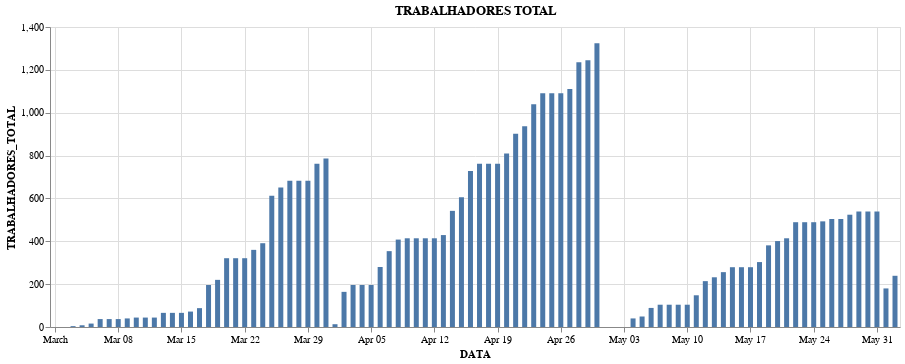

Write notebook code for a chart like this one.
### Code cell
base = alt.Chart(despedimentos).mark_bar().encode(
    x='DATA',
).properties(
    width=850
)
red = alt.value('#f54242')
base.encode(y='TRABALHADORES_TOTAL').properties(title='TRABALHADORES TOTAL') #| base.encode(y='POR DIA').properties(title='Por dia')

### Figure 1 — Vega-Lite specification as saved in the notebook (floating-point values rounded to 4 significant figures)
{"config": {"view": {"continuousWidth": 400, "continuousHeight": 300}}, "data": {"name": "data-18f1bedf9b3dfde7704c06635067e81d"}, "mark": "bar", "encoding": {"x": {"type": "temporal", "field": "DATA"}, "y": {"type": "quantitative", "field": "TRABALHADORES_TOTAL"}}, "title": "TRABALHADORES TOTAL", "width": 850, "$schema": "https://vega.github.io/schema/vega-lite/v4.8.1.json", "datasets": {"data-18f1bedf9b3dfde7704c06635067e81d": [{"DATA": "2020-03-01T00:00:00", "COLETIVOS_TOTAL": 0, "COLETIVOS_MICRO": 0, "TRABALHADORES_TOTAL": 0, "TRABALHADORES_MICRO": 0}, {"DATA": "2020-03-02T00:00:00", "COLETIVOS_TOTAL": 0, "COLETIVOS_MICRO": 0, "TRABALHADORES_TOTAL": 0, "TRABALHADORES_MICRO": 0}, {"DATA": "2020-03-03T00:00:00", "COLETIVOS_TOTAL": 1, "COLETIVOS_MICRO": 1, "TRABALHADORES_TOTAL": 4, "TRABALHADORES_MICRO": 4}, {"DATA": "2020-03-04T00:00:00", "COLETIVOS_TOTAL": 2, "COLETIVOS_MICRO": 1, "TRABALHADORES_TOTAL": 8, "TRABALHADORES_MICRO": 4}, {"DATA": "2020-03-05T00:00:00", "COLETIVOS_TOTAL": 4, "COLETIVOS_MICRO": 3, "TRABALHADORES_TOTAL": 16, "TRABALHADORES_MICRO": 12}, {"DATA": "2020-03-06T00:00:00", "COLETIVOS_TOTAL": 6, "COLETIVOS_MICRO": 3, "TRABALHADORES_TOTAL": 37, "TRABALHADORES_MICRO": 12}, {"DATA": "2020-03-07T00:00:00", "COLETIVOS_TOTAL": 6, "COLETIVOS_MICRO": 3, "TRABALHADORES_TOTAL": 37, "TRABALHADORES_MICRO": 12}, {"DATA": "2020-03-08T00:00:00", "COLETIVOS_TOTAL": 6, "COLETIVOS_MICRO": 3, "TRABALHADORES_TOTAL": 37, "TRABALHADORES_MICRO": 12}, {"DATA": "2020-03-09T00:00:00", "COLETIVOS_TOTAL": 7, "COLETIVOS_MICRO": 4, "TRABALHADORES_TOTAL": 40, "TRABALHADORES_MICRO": 15}, {"DATA": "2020-03-10T00:00:00", "COLETIVOS_TOTAL": 8, "COLETIVOS_MICRO": 5, "TRABALHADORES_TOTAL": 44, "TRABALHADORES_MICRO": 19}, {"DATA": "2020-03-11T00:00:00", "COLETIVOS_TOTAL": 8, "COLETIVOS_MICRO": 5, "TRABALHADORES_TOTAL": 44, "TRABALHADORES_MICRO": 19}, {"DATA": "2020-03-12T00:00:00", "COLETIVOS_TOTAL": 8, "COLETIVOS_MICRO": 5, "TRABALHADORES_TOTAL": 44, "TRABALHADORES_MICRO": 19}, {"DATA": "2020-03-13T00:00:00", "COLETIVOS_TOTAL": 12, "COLETIVOS_MICRO": 8, "TRABALHADORES_TOTAL": 66, "TRABALHADORES_MICRO": 31}, {"DATA": "2020-03-14T00:00:00", "COLETIVOS_TOTAL": 12, "COLETIVOS_MICRO": 8, "TRABALHADORES_TOTAL": 66, "TRABALHADORES_MICRO": 31}, {"DATA": "2020-03-15T00:00:00", "COLETIVOS_TOTAL": 12, "COLETIVOS_MICRO": 8, "TRABALHADORES_TOTAL": 66, "TRABALHADORES_MICRO": 31}, {"DATA": "2020-03-16T00:00:00", "COLETIVOS_TOTAL": 14, "COLETIVOS_MICRO": 9, "TRABALHADORES_TOTAL": 72, "TRABALHADORES_MICRO": 33}, {"DATA": "2020-03-17T00:00:00", "COLETIVOS_TOTAL": 16, "COLETIVOS_MICRO": 9, "TRABALHADORES_TOTAL": 88, "TRABALHADORES_MICRO": 33}, {"DATA": "2020-03-18T00:00:00", "COLETIVOS_TOTAL": 20, "COLETIVOS_MICRO": 12, "TRABALHADORES_TOTAL": 196, "TRABALHADORES_MICRO": 51}, {"DATA": "2020-03-19T00:00:00", "COLETIVOS_TOTAL": 23, "COLETIVOS_MICRO": 13, "TRABALHADORES_TOTAL": 220, "TRABALHADORES_MICRO": 55}, {"DATA": "2020-03-20T00:00:00", "COLETIVOS_TOTAL": 26, "COLETIVOS_MICRO": 13, "TRABALHADORES_TOTAL": 321, "TRABALHADORES_MICRO": 55}, {"DATA": "2020-03-21T00:00:00", "COLETIVOS_TOTAL": 26, "COLETIVOS_MICRO": 13, "TRABALHADORES_TOTAL": 321, "TRABALHADORES_MICRO": 55}, {"DATA": "2020-03-22T00:00:00", "COLETIVOS_TOTAL": 26, "COLETIVOS_MICRO": 13, "TRABALHADORES_TOTAL": 321, "TRABALHADORES_MICRO": 55}, {"DATA": "2020-03-23T00:00:00", "COLETIVOS_TOTAL": 29, "COLETIVOS_MICRO": 14, "TRABALHADORES_TOTAL": 360, "TRABALHADORES_MICRO": 64}, {"DATA": "2020-03-24T00:00:00", "COLETIVOS_TOTAL": 32, "COLETIVOS_MICRO": 14, "TRABALHADORES_TOTAL": 391, "TRABALHADORES_MICRO": 64}, {"DATA": "2020-03-25T00:00:00", "COLETIVOS_TOTAL": 45, "COLETIVOS_MICRO": 21, "TRABALHADORES_TOTAL": 612, "TRABALHADORES_MICRO": 106}, {"DATA": "2020-03-26T00:00:00", "COLETIVOS_TOTAL": 47, "COLETIVOS_MICRO": 22, "TRABALHADORES_TOTAL": 651, "TRABALHADORES_MICRO": 109}, {"DATA": "2020-03-27T00:00:00", "COLETIVOS_TOTAL": 49, "COLETIVOS_MICRO": 22, "TRABALHADORES_TOTAL": 682, "TRABALHADORES_MICRO": 109}, {"DATA": "2020-03-28T00:00:00", "COLETIVOS_TOTAL": 49, "COLETIVOS_MICRO": 22, "TRABALHADORES_TOTAL": 682, "TRABALHADORES_MICRO": 109}, {"DATA": "2020-03-29T00:00:00", "COLETIVOS_TOTAL": 49, "COLETIVOS_MICRO": 22, "TRABALHADORES_TOTAL": 682, "TRABALHADORES_MICRO": 109}, {"DATA": "2020-03-30T00:00:00", "COLETIVOS_TOTAL": 53, "COLETIVOS_MICRO": 24, "TRABALHADORES_TOTAL": 762, "TRABALHADORES_MICRO": 123}, {"DATA": "2020-03-31T00:00:00", "COLETIVOS_TOTAL": 57, "COLETIVOS_MICRO": 27, "TRABALHADORES_TOTAL": 786, "TRABALHADORES_MICRO": 143}, {"DATA": "2020-04-01T00:00:00", "COLETIVOS_TOTAL": 2, "COLETIVOS_MICRO": 1, "TRABALHADORES_TOTAL": 13, "TRABALHADORES_MICRO": 3}, {"DATA": "2020-04-02T00:00:00", "COLETIVOS_TOTAL": 18, "COLETIVOS_MICRO": 10, "TRABALHADORES_TOTAL": 164, "TRABALHADORES_MICRO": 52}, {"DATA": "2020-04-03T00:00:00", "COLETIVOS_TOTAL": 21, "COLETIVOS_MICRO": 11, "TRABALHADORES_TOTAL": 196, "TRABALHADORES_MICRO": 57}, {"DATA": "2020-04-04T00:00:00", "COLETIVOS_TOTAL": 21, "COLETIVOS_MICRO": 11, "TRABALHADORES_TOTAL": 196, "TRABALHADORES_MICRO": 57}, {"DATA": "2020-04-05T00:00:00", "COLETIVOS_TOTAL": 21, "COLETIVOS_MICRO": 11, "TRABALHADORES_TOTAL": 196, "TRABALHADORES_MICRO": 57}, {"DATA": "2020-04-06T00:00:00", "COLETIVOS_TOTAL": 33, "COLETIVOS_MICRO": 19, "TRABALHADORES_TOTAL": 280, "TRABALHADORES_MICRO": 91}, {"DATA": "2020-04-07T00:00:00", "COLETIVOS_TOTAL": 44, "COLETIVOS_MICRO": 28, "TRABALHADORES_TOTAL": 354, "TRABALHADORES_MICRO": 137}, {"DATA": "2020-04-08T00:00:00", "COLETIVOS_TOTAL": 48, "COLETIVOS_MICRO": 30, "TRABALHADORES_TOTAL": 408, "TRABALHADORES_MICRO": 142}, {"DATA": "2020-04-09T00:00:00", "COLETIVOS_TOTAL": 50, "COLETIVOS_MICRO": 32, "TRABALHADORES_TOTAL": 414, "TRABALHADORES_MICRO": 148}, {"DATA": "2020-04-10T00:00:00", "COLETIVOS_TOTAL": 50, "COLETIVOS_MICRO": 32, "TRABALHADORES_TOTAL": 414, "TRABALHADORES_MICRO": 148}, {"DATA": "2020-04-11T00:00:00", "COLETIVOS_TOTAL": 50, "COLETIVOS_MICRO": 32, "TRABALHADORES_TOTAL": 414, "TRABALHADORES_MICRO": 148}, {"DATA": "2020-04-12T00:00:00", "COLETIVOS_TOTAL": 50, "COLETIVOS_MICRO": 32, "TRABALHADORES_TOTAL": 414, "TRABALHADORES_MICRO": 148}, {"DATA": "2020-04-13T00:00:00", "COLETIVOS_TOTAL": 52, "COLETIVOS_MICRO": 33, "TRABALHADORES_TOTAL": 429, "TRABALHADORES_MICRO": 152}, {"DATA": "2020-04-14T00:00:00", "COLETIVOS_TOTAL": 66, "COLETIVOS_MICRO": 42, "TRABALHADORES_TOTAL": 542, "TRABALHADORES_MICRO": 197}, {"DATA": "2020-04-15T00:00:00", "COLETIVOS_TOTAL": 70, "COLETIVOS_MICRO": 44, "TRABALHADORES_TOTAL": 605, "TRABALHADORES_MICRO": 210}, {"DATA": "2020-04-16T00:00:00", "COLETIVOS_TOTAL": 85, "COLETIVOS_MICRO": 51, "TRABALHADORES_TOTAL": 728, "TRABALHADORES_MICRO": 243}, {"DATA": "2020-04-17T00:00:00", "COLETIVOS_TOTAL": 90, "COLETIVOS_MICRO": 53, "TRABALHADORES_TOTAL": 762, "TRABALHADORES_MICRO": 256}, {"DATA": "2020-04-18T00:00:00", "COLETIVOS_TOTAL": 90, "COLETIVOS_MICRO": 53, "TRABALHADORES_TOTAL": 762, "TRABALHADORES_MICRO": 256}, {"DATA": "2020-04-19T00:00:00", "COLETIVOS_TOTAL": 90, "COLETIVOS_MICRO": 53, "TRABALHADORES_TOTAL": 762, "TRABALHADORES_MICRO": 256}, {"DATA": "2020-04-20T00:00:00", "COLETIVOS_TOTAL": 95, "COLETIVOS_MICRO": 56, "TRABALHADORES_TOTAL": 810, "TRABALHADORES_MICRO": 263}, {"DATA": "2020-04-21T00:00:00", "COLETIVOS_TOTAL": 101, "COLETIVOS_MICRO": 57, "TRABALHADORES_TOTAL": 902, "TRABALHADORES_MICRO": 265}, {"DATA": "2020-04-22T00:00:00", "COLETIVOS_TOTAL": 105, "COLETIVOS_MICRO": 59, "TRABALHADORES_TOTAL": 937, "TRABALHADORES_MICRO": 277}, {"DATA": "2020-04-23T00:00:00", "COLETIVOS_TOTAL": 115, "COLETIVOS_MICRO": 65, "TRABALHADORES_TOTAL": 1040, "TRABALHADORES_MICRO": 305}, {"DATA": "2020-04-24T00:00:00", "COLETIVOS_TOTAL": 120, "COLETIVOS_MICRO": 67, "TRABALHADORES_TOTAL": 1091, "TRABALHADORES_MICRO": 316}, {"DATA": "2020-04-25T00:00:00", "COLETIVOS_TOTAL": 120, "COLETIVOS_MICRO": 67, "TRABALHADORES_TOTAL": 1091, "TRABALHADORES_MICRO": 316}, {"DATA": "2020-04-26T00:00:00", "COLETIVOS_TOTAL": 120, "COLETIVOS_MICRO": 67, "TRABALHADORES_TOTAL": 1091, "TRABALHADORES_MICRO": 316}, {"DATA": "2020-04-27T00:00:00", "COLETIVOS_TOTAL": 123, "COLETIVOS_MICRO": 70, "TRABALHADORES_TOTAL": 1111, "TRABALHADORES_MICRO": 336}, {"DATA": "2020-04-28T00:00:00", "COLETIVOS_TOTAL": 130, "COLETIVOS_MICRO": 73, "TRABALHADORES_TOTAL": 1235, "TRABALHADORES_MICRO": 358}, {"DATA": "2020-04-29T00:00:00", "COLETIVOS_TOTAL": 133, "COLETIVOS_MICRO": 75, "TRABALHADORES_TOTAL": 1245, "TRABALHADORES_MICRO": 365}, {"DATA": "2020-04-30T00:00:00", "COLETIVOS_TOTAL": 140, "COLETIVOS_MICRO": 79, "TRABALHADORES_TOTAL": 1324, "TRABALHADORES_MICRO": 381}, {"DATA": "2020-05-01T00:00:00", "COLETIVOS_TOTAL": 0, "COLETIVOS_MICRO": 0, "TRABALHADORES_TOTAL": 0, "TRABALHADORES_MICRO": 0}, {"DATA": "2020-05-02T00:00:00", "COLETIVOS_TOTAL": 0, "COLETIVOS_MICRO": 0, "TRABALHADORES_TOTAL": 0, "TRABALHADORES_MICRO": 0}, {"DATA": "2020-05-03T00:00:00", "COLETIVOS_TOTAL": 0, "COLETIVOS_MICRO": 0, "TRABALHADORES_TOTAL": 0, "TRABALHADORES_MICRO": 0}, {"DATA": "2020-05-04T00:00:00", "COLETIVOS_TOTAL": 5, "COLETIVOS_MICRO": 2, "TRABALHADORES_TOTAL": 40, "TRABALHADORES_MICRO": 13}, {"DATA": "2020-05-05T00:00:00", "COLETIVOS_TOTAL": 8, "COLETIVOS_MICRO": 4, "TRABALHADORES_TOTAL": 49, "TRABALHADORES_MICRO": 19}, {"DATA": "2020-05-06T00:00:00", "COLETIVOS_TOTAL": 12, "COLETIVOS_MICRO": 6, "TRABALHADORES_TOTAL": 89, "TRABALHADORES_MICRO": 27}, {"DATA": "2020-05-07T00:00:00", "COLETIVOS_TOTAL": 14, "COLETIVOS_MICRO": 6, "TRABALHADORES_TOTAL": 104, "TRABALHADORES_MICRO": 27}, {"DATA": "2020-05-08T00:00:00", "COLETIVOS_TOTAL": 14, "COLETIVOS_MICRO": 6, "TRABALHADORES_TOTAL": 104, "TRABALHADORES_MICRO": 27}, {"DATA": "2020-05-09T00:00:00", "COLETIVOS_TOTAL": 14, "COLETIVOS_MICRO": 6, "TRABALHADORES_TOTAL": 104, "TRABALHADORES_MICRO": 27}, {"DATA": "2020-05-10T00:00:00", "COLETIVOS_TOTAL": 14, "COLETIVOS_MICRO": 6, "TRABALHADORES_TOTAL": 104, "TRABALHADORES_MICRO": 27}, {"DATA": "2020-05-11T00:00:00", "COLETIVOS_TOTAL": 21, "COLETIVOS_MICRO": 9, "TRABALHADORES_TOTAL": 148, "TRABALHADORES_MICRO": 36}, {"DATA": "2020-05-12T00:00:00", "COLETIVOS_TOTAL": 26, "COLETIVOS_MICRO": 12, "TRABALHADORES_TOTAL": 214, "TRABALHADORES_MICRO": 47}, {"DATA": "2020-05-13T00:00:00", "COLETIVOS_TOTAL": 30, "COLETIVOS_MICRO": 14, "TRABALHADORES_TOTAL": 232, "TRABALHADORES_MICRO": 51}, {"DATA": "2020-05-14T00:00:00", "COLETIVOS_TOTAL": 34, "COLETIVOS_MICRO": 16, "TRABALHADORES_TOTAL": 256, "TRABALHADORES_MICRO": 58}, {"DATA": "2020-05-15T00:00:00", "COLETIVOS_TOTAL": 37, "COLETIVOS_MICRO": 17, "TRABALHADORES_TOTAL": 279, "TRABALHADORES_MICRO": 62}, {"DATA": "2020-05-16T00:00:00", "COLETIVOS_TOTAL": 37, "COLETIVOS_MICRO": 17, "TRABALHADORES_TOTAL": 279, "TRABALHADORES_MICRO": 62}, {"DATA": "2020-05-17T00:00:00", "COLETIVOS_TOTAL": 37, "COLETIVOS_MICRO": 17, "TRABALHADORES_TOTAL": 279, "TRABALHADORES_MICRO": 62}, {"DATA": "2020-05-18T00:00:00", "COLETIVOS_TOTAL": 38, "COLETIVOS_MICRO": 17, "TRABALHADORES_TOTAL": 303, "TRABALHADORES_MICRO": 62}, {"DATA": "2020-05-19T00:00:00", "COLETIVOS_TOTAL": 43, "COLETIVOS_MICRO": 18, "TRABALHADORES_TOTAL": 381, "TRABALHADORES_MICRO": 68}, {"DATA": "2020-05-20T00:00:00", "COLETIVOS_TOTAL": 44, "COLETIVOS_MICRO": 18, "TRABALHADORES_TOTAL": 401, "TRABALHADORES_MICRO": 68}, {"DATA": "2020-05-21T00:00:00", "COLETIVOS_TOTAL": 45, "COLETIVOS_MICRO": 18, "TRABALHADORES_TOTAL": 414, "TRABALHADORES_MICRO": 68}, {"DATA": "2020-05-22T00:00:00", "COLETIVOS_TOTAL": 51, "COLETIVOS_MICRO": 19, "TRABALHADORES_TOTAL": 489, "TRABALHADORES_MICRO": 72}, {"DATA": "2020-05-23T00:00:00", "COLETIVOS_TOTAL": 51, "COLETIVOS_MICRO": 19, "TRABALHADORES_TOTAL": 489, "TRABALHADORES_MICRO": 72}, {"DATA": "2020-05-24T00:00:00", "COLETIVOS_TOTAL": 51, "COLETIVOS_MICRO": 19, "TRABALHADORES_TOTAL": 489, "TRABALHADORES_MICRO": 72}, {"DATA": "2020-05-25T00:00:00", "COLETIVOS_TOTAL": 52, "COLETIVOS_MICRO": 19, "TRABALHADORES_TOTAL": 493, "TRABALHADORES_MICRO": 72}, {"DATA": "2020-05-26T00:00:00", "COLETIVOS_TOTAL": 54, "COLETIVOS_MICRO": 21, "TRABALHADORES_TOTAL": 504, "TRABALHADORES_MICRO": 83}, {"DATA": "2020-05-27T00:00:00", "COLETIVOS_TOTAL": 54, "COLETIVOS_MICRO": 21, "TRABALHADORES_TOTAL": 504, "TRABALHADORES_MICRO": 83}, {"DATA": "2020-05-28T00:00:00", "COLETIVOS_TOTAL": 55, "COLETIVOS_MICRO": 21, "TRABALHADORES_TOTAL": 524, "TRABALHADORES_MICRO": 83}, {"DATA": "2020-05-29T00:00:00", "COLETIVOS_TOTAL": 57, "COLETIVOS_MICRO": 21, "TRABALHADORES_TOTAL": 539, "TRABALHADORES_MICRO": 83}, {"DATA": "2020-05-30T00:00:00", "COLETIVOS_TOTAL": 57, "COLETIVOS_MICRO": 21, "TRABALHADORES_TOTAL": 539, "TRABALHADORES_MICRO": 83}, {"DATA": "2020-05-31T00:00:00", "COLETIVOS_TOTAL": 57, "COLETIVOS_MICRO": 21, "TRABALHADORES_TOTAL": 539, "TRABALHADORES_MICRO": 83}, {"DATA": "2020-06-01T00:00:00", "COLETIVOS_TOTAL": 3, "COLETIVOS_MICRO": 0, "TRABALHADORES_TOTAL": 180, "TRABALHADORES_MICRO": 0}, {"DATA": "2020-06-02T00:00:00", "COLETIVOS_TOTAL": 9, "COLETIVOS_MICRO": 1, "TRABALHADORES_TOTAL": 239, "TRABALHADORES_MICRO": 4}]}}
